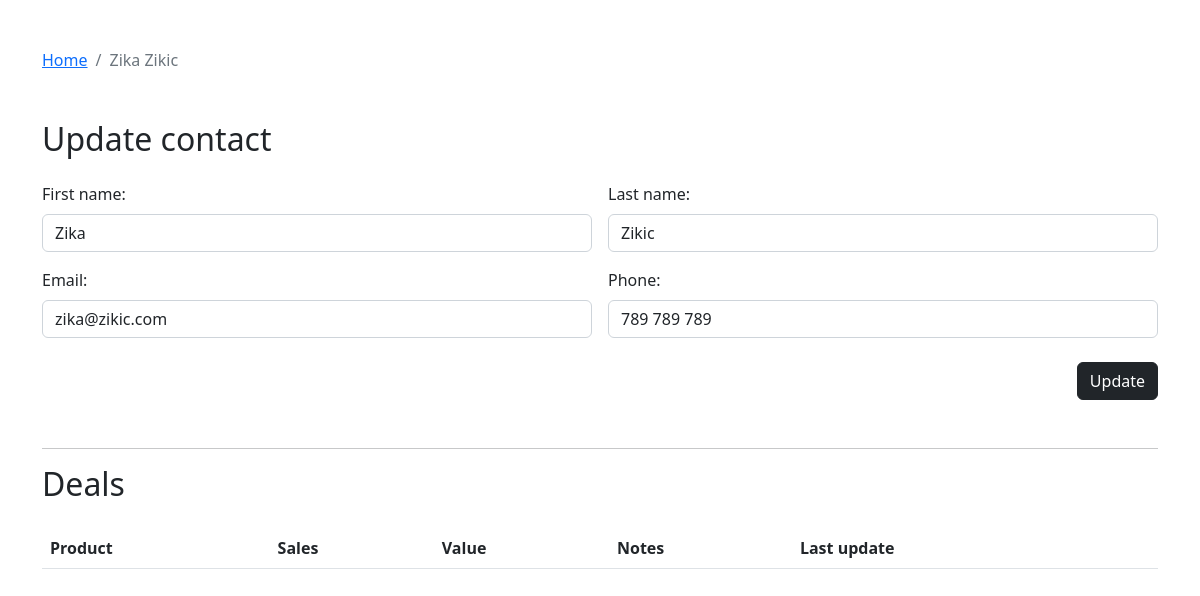
/views/contacts/edit.php?id=3, run on the app's committed database.
### tables this page shows
create table if not exists contacts
(
    id         bigint auto_increment
        primary key,
    first_name varchar(50)                         not null,
    last_name  varchar(50)                         not null,
    email      varchar(255)                        not null,
    phone      varchar(20)                         not null,
    created_at timestamp default CURRENT_TIMESTAMP not null,
    updated_at timestamp default CURRENT_TIMESTAMP not null,
    constraint contacts_email_uindex
        unique (email),
    constraint contacts_id_uindex
        unique (id)
);

### app/Models/ContactModel.php (called while the page is built, shortened)
<?php
class ContactModel extends Model
{
    private string $firstName;
    private string $lastName;
    private string $email;
    private string $phone;
    public function getFullName() : string
    {
        return $this->getFirstName() . " " . $this->getLastName();
    }
    public function getFirstName(): string
    {
        return $this->firstName;
    }
    public function setFirstName(string $firstName): void
    {
        $this->firstName = $firstName;
    }
    public function getLastName(): string
    {
        return $this->lastName;
    }
    public function setLastName(string $lastName): void
    {
        $this->lastName = $lastName;
    }
    public function getEmail(): string
    {
        return $this->email;
    }
    public function setEmail(string $email): void
    {
        $this->email = $email;
    }
    public function getPhone(): string
    {
        return $this->phone;
    }
    public function setPhone(string $phone): void
    {
        $this->phone = $phone;
    }
}

### app/Repositories/BaseRepo.php (called while the page is built, shortened)
<?php
require_once $_SERVER["DOCUMENT_ROOT"] . "/app/Database/Database.php";
abstract class BaseRepo
{
    protected Database $database;
    public function __construct()
    {
        $this->database = new Database();
    }
    protected function fetchResultById(string $table, int $id) : ?Model
    {
        $this->database->connect();
        $stmt = $this->database->prepare("SELECT * FROM $table where id = ?");
        $stmt->bind_param("i", $id);
        $res = null;
        if($stmt->execute()) {
            $result = $stmt->get_result();
            while($row = $result->fetch_assoc()) {
                $res = $this->fillModelFromRow($row);
            }
        }
        $this->database->disconnect();
        return $res;
    }
    protected function fetchAndFillAllResults(string $query, string $bindString = null, array $bindValues = []) : array
    {
        $this->database->connect();
        $res = [];
        $this->database->disconnect();
        return $res;
    }
}

### app/Database/Database.php (called while the page is built, shortened)
<?php
class Database
{
    private string $server = 'localhost';
    private string $user = 'root';
    private string $password = 'Root.123';
    private string $database = 'lr20190024';
    private mysqli $client;
    public function connect() : void
    {
        $this->client = new mysqli($this->server, $this->user, $this->password, $this->database);
        $this->client->set_charset("utf8");
    }
    public function prepare(string $sql) : mysqli_stmt
    {
        return $this->client->prepare($sql);
    }
}

### app/Repositories/ContactModelRepo.php (called while the page is built, shortened)
<?php
require_once $_SERVER["DOCUMENT_ROOT"] . "/app/Models/ContactModel.php";
require_once $_SERVER["DOCUMENT_ROOT"] . "/app/Repositories/BaseRepo.php";
class ContactModelRepo extends BaseRepo
{
    public function getById(int $id) : ?Model
    {
        return $this->fetchResultById(
            'contacts',
            $id
        );
    }
}

### app/Controllers/ContactEditController.php (called while the page is built, shortened)
<?php
require_once $_SERVER["DOCUMENT_ROOT"] . "/app/Repositories/ContactModelRepo.php";
require_once $_SERVER["DOCUMENT_ROOT"] . "/app/Models/ContactModel.php";
require_once $_SERVER["DOCUMENT_ROOT"] . "/app/Validators/ValidatorProcessor.php";
require_once $_SERVER["DOCUMENT_ROOT"] . "/app/Validators/Required.php";
require_once $_SERVER["DOCUMENT_ROOT"] . "/app/Validators/IsNumeric.php";
class ContactEditController
{
    private function validate() : ValidatorProcessor
    {
        return (new ValidatorProcessor())->process([
            'id' => [
                new Required(),
                new IsNumeric(),
            ]
        ]);
    }
    public function getContactById() : ?ContactModel
    {
        $data = $this->validate();
        $id = $data->input('id');
        $repo = new ContactModelRepo();
        return $repo->getById($id);
    }
}

### app/Validators/ValidatorProcessor.php (called while the page is built, shortened)
<?php
class ValidatorProcessor
{
    private function getValueForFieldName(string $fieldName) : mixed
    {
        if($_SERVER['REQUEST_METHOD'] === 'POST') {
            return $_POST[$fieldName] ?? null;
        } else if ($_SERVER['REQUEST_METHOD'] === 'GET') {
            return $_GET[$fieldName] ?? null;
        }
        return null;
    }
    public function process(array $data) : static
    {
        foreach ($data as $fieldName => $validators) {
            $value = $this->getValueForFieldName($fieldName);
        }
        return $this;
    }
}

### app/Validators/Required.php (called while the page is built, shortened)
<?php
class Required implements Validator
{
    public function isValid(mixed $value): bool
    {
        return !empty($value);
    }
}

### app/Validators/IsNumeric.php (called while the page is built, shortened)
<?php
class IsNumeric implements Validator
{
    public function isValid(mixed $value): bool
    {
        return empty($value) || is_numeric($value);
    }
}

### views/contacts/edit.php (the view, shortened to what this page needs)
<?php
require_once $_SERVER["DOCUMENT_ROOT"] . "/app/Controllers/ContactEditController.php";
$controller = new ContactEditController();
$model = $controller->getContactById();
?>
<!doctype html>
<html lang="en">
<head>
    <link href="https://cdn.jsdelivr.net/npm/bootstrap@5.2.2/dist/css/bootstrap.min.css" rel="stylesheet">
</head>
<body>
<main class="container my-5">
    <nav aria-label="breadcrumb" class="mb-5">
        <ol class="breadcrumb">
            <li class="breadcrumb-item"><a href="/">Home</a></li>
            <?php if($model) : ?>
                <li class="breadcrumb-item active" aria-current="page">
                    <?= $model->getFullName() ?>
                </li>
            <?php endif; ?>
        </ol>
    </nav>
    <?php if($model) : ?>
        <div class="mb-4">
            <h2 class="mb-4">Update contact</h2>
            <form>
                <div class="row g-3">
                    <div class="col-md-6">
                        <label for="first_name" class="form-label">First name:</label>
                        <input type="text" class="form-control" placeholder="Jane"
                               value="<?= $model->getFirstName() ?>"
                               id="first_name" required>
                    </div>
                    <div class="col-md-6">
                        <label for="last_name" class="form-label">Last name:</label>
                        <input type="text" class="form-control" placeholder="Doe"
                               value="<?= $model->getLastName() ?>"
                               id="last_name" required>
                    </div>
                    <div class="col-md-6">
                        <label for="email" class="form-label">Email:</label>
                        <input type="email" class="form-control" placeholder="example@example.com"
                               value="<?= $model->getEmail() ?>"
                               id="email" required>
                    </div>
                    <div class="col-md-6">
                        <label for="phone" class="form-label">Phone:</label>
                        <input type="text" placeholder="123 123 123" class="form-control"
                               value="<?= $model->getPhone() ?>"
                               id="phone" required>
                    </div>
                </div>
                <div class="d-grid gap-2 d-md-flex justify-content-md-end mt-4">
                    <button type="button"
                            id="createContact"
                            class="btn btn-dark mb-4">Update</button>
                </div>
            </form>
        </div>
        <hr class="my-3" />
        <div class="mb-4">
            <h2 class="mb-4">Deals</h2>
            <table class="table table-striped">
                <thead>
                <tr>
                    <th>Product</th>
                    <th>Sales</th>
                    <th>Value</th>
                    <th>Notes</th>
                    <th>Last update</th>
                    <th></th>
                </tr>
                </thead>
            </table>
        </div>
    <?php else : ?>
        <div class="alert alert-danger" role="alert" id="contactCreateException">
            Cannot load contact information :(
        </div>
    <?php endif; ?>
</main>
</body>
</html>

### data on the page
contacts: $model->getFullName() "Zika Zikic", first_name "Zika", last_name "Zikic", email "zika@zikic.com", phone "789 789 789"
